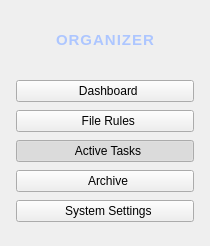
         <widget class="QFrame" name="sidebarFrame">
          <property name="minimumSize">
           <size>
            <width>210</width>
            <height>0</height>
           </size>
          </property>
          <property name="maximumSize">
           <size>
            <width>210</width>
            <height>16777215</height>
           </size>
          </property>
          <layout class="QVBoxLayout" name="verticalLayout_sidebar">
           <property name="spacing">
            <number>8</number>
           </property>
           <property name="leftMargin">
            <number>16</number>
           </property>
           <property name="topMargin">
            <number>24</number>
           </property>
           <property name="rightMargin">
            <number>16</number>
           </property>
           <property name="bottomMargin">
            <number>24</number>
           </property>
           <item>
            <layout class="QHBoxLayout" name="sidebarLogoLayout">
             <property name="bottomMargin">
              <number>16</number>
             </property>
             <item>
              <widget class="QLabel" name="lbl_side_logo">
               <property name="minimumSize">
                <size>
                 <width>32</width>
                 <height>32</height>
                </size>
               </property>
               <property name="maximumSize">
                <size>
                 <width>32</width>
                 <height>32</height>
                </size>
               </property>
               <property name="pixmap">
                <pixmap>logo.svg</pixmap>
               </property>
               <property name="scaledContents">
                <bool>true</bool>
               </property>
              </widget>
             </item>
             <item>
              <widget class="QLabel" name="lbl_side_appname">
               <property name="styleSheet">
                <string>font-weight: 800; letter-spacing: 1px; color: #adc6ff; font-size: 15px;</string>
               </property>
               <property name="text">
                <string>ORGANIZER</string>
               </property>
              </widget>
             </item>
            </layout>
           </item>
           <item>
            <widget class="QPushButton" name="btn_nav_dash">
             <property name="cursor">
              <cursorShape>PointingHandCursor</cursorShape>
             </property>
             <property name="text">
              <string>  Dashboard</string>
             </property>
             <property name="checkable">
              <bool>true</bool>
             </property>
             <property name="autoExclusive">
              <bool>true</bool>
             </property>
            </widget>
           </item>
           <item>
            <widget class="QPushButton" name="btn_nav_rules">
             <property name="cursor">
              <cursorShape>PointingHandCursor</cursorShape>
             </property>
             <property name="text">
              <string>  File Rules</string>
             </property>
             <property name="checkable">
              <bool>true</bool>
             </property>
             <property name="autoExclusive">
              <bool>true</bool>
             </property>
            </widget>
           </item>
           <item>
            <widget class="QPushButton" name="btn_nav_tasks">
             <property name="cursor">
              <cursorShape>PointingHandCursor</cursorShape>
             </property>
             <property name="text">
              <string>  Active Tasks</string>
             </property>
             <property name="checkable">
              <bool>true</bool>
             </property>
             <property name="checked">
              <bool>true</bool>
             </property>
             <property name="autoExclusive">
              <bool>true</bool>
             </property>
            </widget>
           </item>
           <item>
            <widget class="QPushButton" name="btn_nav_archive">
             <property name="cursor">
              <cursorShape>PointingHandCursor</cursorShape>
             </property>
             <property name="text">
              <string>  Archive</string>
             </property>
             <property name="checkable">
              <bool>true</bool>
             </property>
             <property name="autoExclusive">
              <bool>true</bool>
             </property>
            </widget>
           </item>
           <item>
            <spacer name="verticalSpacer_sidebar">
             <property name="orientation">
              <enum>Qt::Vertical</enum>
             </property>
             <property name="sizeHint" stdset="0">
              <size>
               <width>0</width>
               <height>0</height>
              </size>
             </property>
            </spacer>
           </item>
           <item>
            <widget class="QPushButton" name="btn_nav_settings">
             <property name="cursor">
              <cursorShape>PointingHandCursor</cursorShape>
             </property>
             <property name="text">
              <string>  System Settings</string>
             </property>
            </widget>
           </item>
          </layout>
         </widget>
